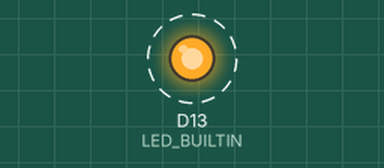
Bench run of a program on a simulated Arduino Uno R4 WiFi. On the bench: output pins drawn as LEDs (lit = HIGH). Dashed ring = blinking. What the program prints to the serial monitor is not drawn.

Above: at 0.2 s.
Timing chart, 0 to 3.0 s (numbered marks = the images above):
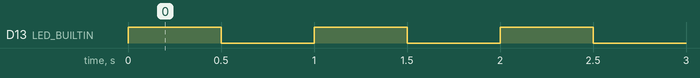

Measured:
- by itself, D13 (LED_BUILTIN): alternates HIGH for 0.50 s and LOW for 0.50 s

The program:

main.cpp
```cpp
#include <Arduino.h>
#include <HID.h>

void setup() {
  Serial.begin(115200);
  pinMode(LED_BUILTIN, OUTPUT);

}
int count = 0;
void loop() {
  Serial.print("ESP32S3");
  Serial.println(count++);
  digitalWrite(LED_BUILTIN, HIGH);
  delay(500);
  digitalWrite(LED_BUILTIN, LOW);
  delay(500);
}
```
